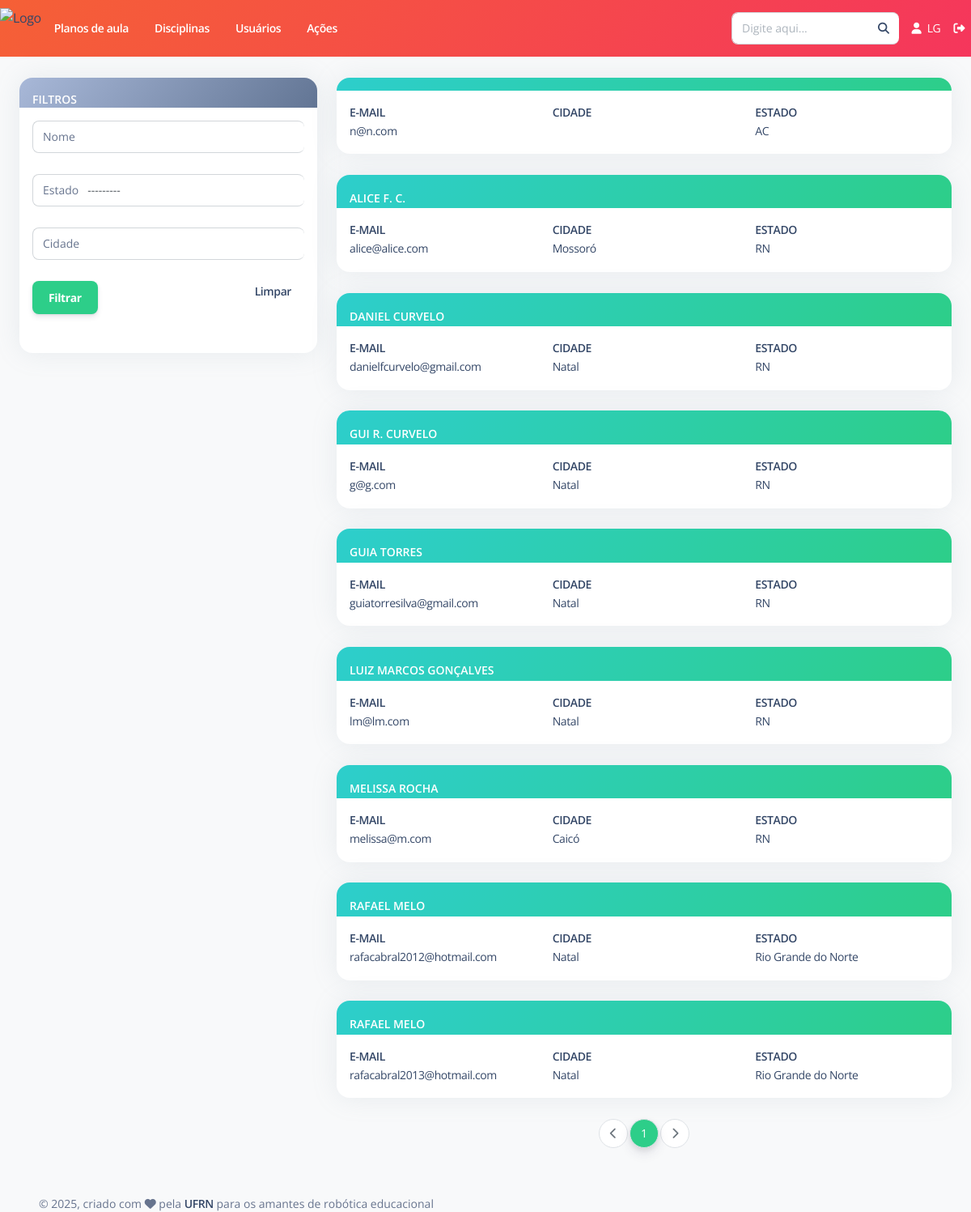
Page /usuario/listar-ativos/ (signed in) on the committed database.
### Usuario/models.py (models this page shows, shortened)
class Usuario(User):
    cidade = models.CharField(max_length=100, verbose_name='Cidade')
    estado = models.CharField(max_length=2, choices=ESTADOS, default='AC', verbose_name='Estado')
    avatar = models.ImageField(upload_to='profile-pic/', default='profile-pic/default.jpeg')
    interesses = models.ManyToManyField('Disciplina.Disciplina', through='Interesses')
    def __str__(self):
        return self.first_name + " " + self.last_name
    class Meta:
        ordering = ['first_name', 'last_name']
        verbose_name = "Usuário"
        verbose_name_plural = "Usuários"

### Usuario/views.py (the view)
# urls.py: path('listar-ativos/', views.ListarAtivos.as_view(), name='listar_ativos'),
class ListarAtivos(LoginRequiredMixin, generic.ListView):
    model = Usuario
    template_name = 'Usuario/listar.html'
    context_object_name = 'lista_usuarios'
    paginate_by = 10
    def get_queryset(self):
        qs = super().get_queryset()
        usuarios_filtrados = filter_usuarios.UsuarioFiltro(self.request.GET, queryset=Usuario.objects.filter(is_active=True))
        qs_filtrada = usuarios_filtrados.qs
        return qs_filtrada
    def get_context_data(self,**kwargs):
        context = super(ListarAtivos,self).get_context_data(**kwargs)
        usuarios_filtrados = filter_usuarios.UsuarioFiltro(self.request.GET, queryset=Usuario.objects.filter(is_active=True))
        context['usuarios_filtrados'] = usuarios_filtrados.qs
        context['form_filtro'] = usuarios_filtrados.form
        context['exibir_todos'] = True
        return context

### Usuario/templatetags/info_usuario.py (called while the page is built)
@register.filter
def iniciais_nome_completo(user):
    if not user.first_name and not user.last_name:
        return ""
    primeira = user.first_name.strip()[0] if user.first_name else ""
    ultima = user.last_name.strip()[0] if user.last_name else ""
    return f"{primeira.upper()}{ultima.upper()}"

### templates/Usuario/listar.html (shortened to what this page needs)
{% extends "Base/base.html" %}
{% load pagination_tags %}
{% load attribute_tags %}
{% load widget_tweaks %}
{% load static %}
{% block conteudo %}
    <br>
    <div class="row">
        <div class="col-md-4 col-lg-4">
            <div class="card border-primary">
                <div class="card-header pb-0 p-3 bg-gradient-secondary">
                    <p class="text-sm mb-0 text-uppercase text-white font-weight-bold">Filtros</p>
                </div>
                <div class="card-body p-3 overflow-auto">
                    <div class="form-group">
                        <form action="" method="get">
                            <div class="input-group">
                                <span class="input-group-text text-body">Nome</span>
                                {{form_filtro.nome|add_class:"form-control"}}
                            </div>
                            <br>
                            <div class="input-group">
                                <span class="input-group-text text-body">Estado</span>
                                {{form_filtro.estado|add_class:"form-control"}}
                            </div>
                            <br>
                            <div class="input-group">
                                <span class="input-group-text text-body">Cidade</span>
                                {{form_filtro.cidade|add_class:"form-control"}}
                            </div>
                            <br>
                            <input type="submit" class="btn btn-success" value="Filtrar">
                            <div class="float-end">
                                <a href="{% url 'usuario:listar_ativos' %}"><span class="text-sm mb-0 font-weight-bold px-3">Limpar</span></a>
                            </div>
                        </form>
                    </div>
                </div>
            </div>
        </div>
        <div id="main_div" class="col-md-8 col-lg-8">
            {% for usuario in lista_usuarios %}
                <div class="card" id="card_usuario_{{usuario.id}}">
                    <div class="card-header bg-gradient-success pb-0 p-3">
                        <span class="text-sm mb-0 text-uppercase text-white font-weight-bold">{{usuario}}</span>
                    </div>
                    <a href="{% url 'usuario:informacoes_plano_aula' pk=usuario.pk %}">
                        <div class="card-body p-3 overflow-auto">
                            <div class="row">
                                <div class="col-md-4 col-lg-4">
                                    <p class="text-sm mb-0 text-uppercase font-weight-bold">E-mail</p>
                                    <span class="text-sm mb-0">{{usuario.email}}</span>
                                </div>
                                <div class="col-md-4 col-lg-4">
                                    <p class="text-sm mb-0 text-uppercase font-weight-bold">Cidade</p>
                                    <span class="text-sm mb-0">{{usuario.cidade}}</span>
                                </div>
                                <div class="col-md-4 col-lg-4">
                                    <p class="text-sm mb-0 text-uppercase font-weight-bold">Estado</p>
                                    <span class="text-sm mb-0">{{usuario.estado}}</span>
                                </div>
                            </div>
                        </div>
                    </a>
                </div>
                <br>
            {% endfor %}
            <nav class="justify-content-center d-flex pagination">
                <ul class="pagination">
                    {% if page_obj.has_previous %}
                        <li class="page-item">
                            <a href="?{% url_replace request 'page' page_obj.previous_page_number %}" class="page-link" aria-label="Previous">
                                <i class="fas fa-chevron-left"></i>
                            </a>
                        </li>
                    {% else %}
                        <li class="page-item disabled">
                            <a href="" class="page-link" aria-label="Previous">
                                <i class="fas fa-chevron-left"></i>
                            </a>
                        </li>
                    {% endif %}
                    {% for i in page_obj.paginator.page_range %}
                        {% if page_obj.number == i %}
                            <li class="active page-item">
                                <span class="page-link">{{ i }} <span class="sr-only">(current)</span></span>
                            </li>
                        {% elif i > page_obj.number|add:'-3' and i < page_obj.number|add:'3' %}
                            <li class="page-item">
                                <a href="?{% url_replace request 'page' i %}" class="page-link">{{ i }}</a>
                            </li>
                        {% endif %}
                    {% endfor %}
                    {% if page_obj.has_next %}
                        <li class="page-item">
                            <a href="?{% url_replace request 'page' page_obj.next_page_number %}" class="page-link" aria-label="Next">
                                <i class="fas fa-chevron-right"></i>
                            </a>
                        </li>
                    {% else %}
                        <li class="page-item disabled">
                            <a href="" class="page-link" aria-label="Next">
                                <i class="fas fa-chevron-right"></i>
                            </a>
                        </li>
                    {% endif %}
                </ul>
            </nav>
        </div>
    </div>
    <br/>
{% endblock %}

### templates/Base/navbar-horizontal.html (shortened to what this page needs)
{% load static %}
{% load info_usuario %}
<nav class="navbar navbar-expand-lg px-0 shadow-none bg-gradient-danger" style="height: 70px;">
  <div class="collapse navbar-collapse justify-content-between" id="navbar">
    <ul class="navbar-nav">
      <li class="nav-item d-flex align-items-center h-100">
        <a href="{% url 'home' %}" class="d-flex align-items-center" style="height: 50px;">
          <img src="{% static 'assets/img/LogoRAP-transparente.png' %}"
               style="height: 100%; width: auto; display: block;"
               alt="Logo">
        </a>
      </li>
      <li class="nav-item px-3 d-flex align-items-center">
        <a href="{% url 'plano_aula:listar' %}" class="nav-link font-weight-bold px-0 text-white">
          Planos de aula
        </a>
      </li>
      <li class="nav-item px-3 d-flex align-items-center">
        <a href="{% url 'disciplina:listar' %}" class="nav-link font-weight-bold px-0 text-white">
          Disciplinas
        </a>
      </li>
      <li class="nav-item px-3 d-flex align-items-center">
        <a href="{% url 'usuario:listar_ativos' %}" class="nav-link font-weight-bold px-0 text-white">
          Usuários
        </a>
      </li>
      <li class="nav-item px-3 d-flex align-items-center">
        <a href="{% url 'acoes:listar' %}" class="nav-link font-weight-bold px-0 text-white">
          Ações
        </a>
      </li>
    </ul>
    <ul class="navbar-nav align-items-center">
      <li class="nav-item me-2">
        <form action="{% url 'buscar' %}" method="get">
            <div class="input-group">
                <input type="text"
                      class="form-control"
                      placeholder="Digite aqui..."
                      name="q"
                      id="input_busca"
                      value="{{ request.GET.q }}">
                <span class="input-group-text">
                    <a href="#" onclick="this.closest('form').submit(); return false;">
                        <i class="fa fa-search"></i>
                    </a>
                </span>
            </div>
        </form>
      </li>
      <li class="nav-item">
        <a href="{% url 'usuario:perfil' %}" class="nav-link text-white">
          <i class="fa fa-user me-1"></i> {{ user|iniciais_nome_completo }}
        </a>
      </li>
      <li class="nav-item">
        <a href="{% url 'usuario:logout' %}" class="nav-link text-white">
          <i class="fa fa-sign-out-alt"></i>
        </a>
      </li>
    </ul>
  </div>
</nav>

### rows in the picture
Usuario: email "n@n.com", estado "AC"
Usuario: last_name "ALICE F. C.", email "alice@alice.com", cidade "Mossoró", estado "RN"
Usuario: last_name "DANIEL CURVELO", email "danielfcurvelo@gmail.com", cidade "Natal", estado "RN"
Usuario: last_name "GUI R. CURVELO", email "g@g.com", cidade "Natal", estado "RN"
Usuario: last_name "GUIA TORRES", email "guiatorresilva@gmail.com", cidade "Natal", estado "RN"
Usuario: last_name "LUIZ MARCOS GONÇALVES", email "lm@lm.com", cidade "Natal", estado "RN"
Usuario: last_name "MELISSA ROCHA", email "melissa@m.com", cidade "Caicó", estado "RN"
Usuario: last_name "RAFAEL MELO", email "rafacabral2012@hotmail.com", cidade "Natal", estado "Rio Grande do Norte"
Usuario: last_name "RAFAEL MELO", email "rafacabral2013@hotmail.com", cidade "Natal", estado "Rio Grande do Norte"

### other values in the picture
{{ user|iniciais_nome_completo }} "LG"
{{ i }} "1"
